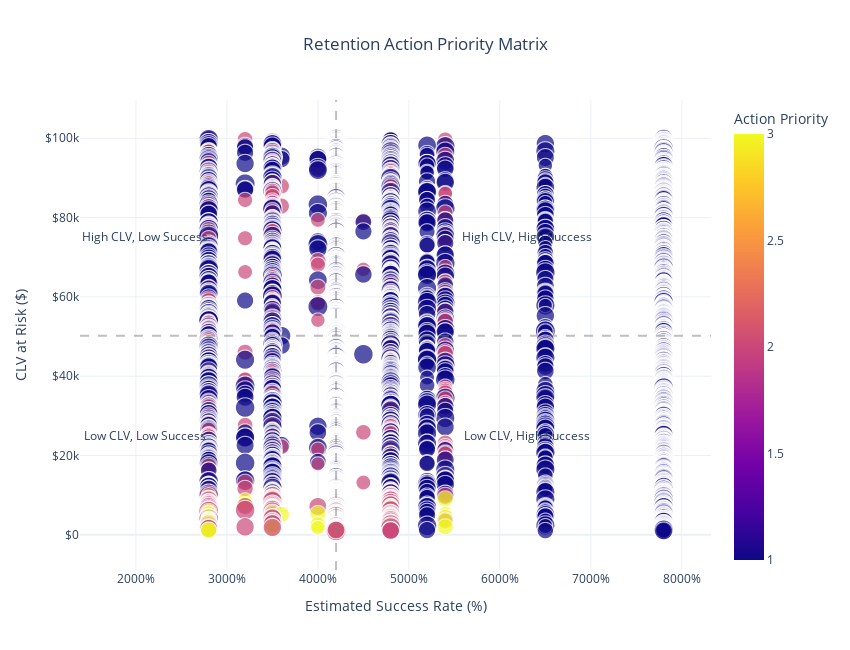

Source (notebook cell):
### Markdown cell above
### Retention Action Priority Matrix

### Code cell
retention_action_priority_matrix_query = " SELECT * FROM gold.analytics_customer_retention_actions ORDER BY expected_roi DESC"
retention_action_priority_matrix_df = fetch_data(retention_action_priority_matrix_query)

median_success = retention_action_priority_matrix_df['estimated_success_rate_pct'].median()
median_clv = retention_action_priority_matrix_df['clv_at_risk'].median()

# Create scatter plot
fig = px.scatter(
    retention_action_priority_matrix_df,
    x='estimated_success_rate_pct',
    y='clv_at_risk',
    size='churn_risk_pct',
    color='action_priority',
    hover_name='recommended_action',
    hover_data={
        'clv_at_risk': ':$,.2f',
        'estimated_success_rate_pct': ':.0f%',
        'churn_risk_pct': ':.1f%',
        'expected_roi': ':$,.2f',
        'recommended_channel': True,
        'recommended_timeline': True
    },
    title='Retention Action Priority Matrix',
    labels={
        'estimated_success_rate_pct': 'Estimated Success Rate (%)',
        'clv_at_risk': 'CLV at Risk ($)',
        'churn_risk_pct': 'Churn Risk (%)',
        'action_priority': 'Action Priority'
    },
    color_discrete_map={1: '#EF553B', 2: '#FFA15A', 3: '#00CC96'},
    category_orders={'action_priority': [1, 2, 3]},
    template='plotly_white'
)

# Add quadrant lines
fig.add_hline(y=median_clv, line_dash="dash", line_color="gray", opacity=0.5)
fig.add_vline(x=median_success, line_dash="dash", line_color="gray", opacity=0.5)

# Add quadrant labels
fig.add_annotation(x=median_success*0.5, y=median_clv*1.5, text="High CLV, Low Success", showarrow=False, font=dict(size=12))
fig.add_annotation(x=median_success*1.5, y=median_clv*1.5, text="High CLV, High Success", showarrow=False, font=dict(size=12))
fig.add_annotation(x=median_success*0.5, y=median_clv*0.5, text="Low CLV, Low Success", showarrow=False, font=dict(size=12))
fig.add_annotation(x=median_success*1.5, y=median_clv*0.5, text="Low CLV, High Success", showarrow=False, font=dict(size=12))

# Improve layout
fig.update_layout(
    height=650,
    width=850,
    legend_title_text='Action Priority',
    title=dict(x=0.5),
    xaxis=dict(tickformat='.0%'),
    yaxis=dict(tickprefix='$', separatethousands=True)
)

fig.show()

### Figure 1 — Plotly figure (JSON) as saved in the notebook; plotly's stock layout.template omitted (floating-point values rounded to 4 significant figures; data arrays with more than 128 entries replaced by an {"elided": "..."} marker saying what was removed)
{"data": [{"customdata": {"elided": "8152x4 mixed values"}, "hovertemplate": "<b>%{hovertext}</b><br><br>Estimated Success Rate (%)=%{x:.0f%}<br>CLV at Risk ($)=%{y:$,.2f}<br>Churn Risk (%)=%{customdata[0]:.1f%}<br>expected_roi=%{customdata[1]:$,.2f}<br>recommended_channel=%{customdata[2]}<br>recommended_timeline=%{customdata[3]}<br>Action Priority=%{marker.color}<extra></extra>", "hovertext": {"elided": "8152 str values"}, "legendgroup": "", "marker": {"color": {"elided": "8152 int values"}, "coloraxis": "coloraxis", "size": {"elided": "8152 float values"}, "sizemode": "area", "sizeref": 0.25, "symbol": "circle"}, "mode": "markers", "name": "", "showlegend": false, "type": "scattergl", "x": {"elided": "8152 float values"}, "xaxis": "x", "y": {"elided": "8152 float values"}, "yaxis": "y"}], "layout": {"annotations": [{"font": {"size": 12}, "showarrow": false, "text": "High CLV, Low Success", "x": 21, "y": 75310.0}, {"font": {"size": 12}, "showarrow": false, "text": "High CLV, High Success", "x": 63, "y": 75310.0}, {"font": {"size": 12}, "showarrow": false, "text": "Low CLV, Low Success", "x": 21, "y": 25100.0}, {"font": {"size": 12}, "showarrow": false, "text": "Low CLV, High Success", "x": 63, "y": 25100.0}], "coloraxis": {"colorbar": {"title": {"text": "Action Priority"}}, "colorscale": [[0, "#0d0887"], [0.1111, "#46039f"], [0.2222, "#7201a8"], [0.3333, "#9c179e"], [0.4444, "#bd3786"], [0.5556, "#d8576b"], [0.6667, "#ed7953"], [0.7778, "#fb9f3a"], [0.8889, "#fdca26"], [1, "#f0f921"]]}, "height": 650, "legend": {"itemsizing": "constant", "title": {"text": "Action Priority"}, "tracegroupgap": 0}, "shapes": [{"line": {"color": "gray", "dash": "dash"}, "opacity": 0.5, "type": "line", "x0": 0, "x1": 1, "xref": "x domain", "y0": 50210.0, "y1": 50210.0, "yref": "y"}, {"line": {"color": "gray", "dash": "dash"}, "opacity": 0.5, "type": "line", "x0": 42, "x1": 42, "xref": "x", "y0": 0, "y1": 1, "yref": "y domain"}], "title": {"text": "Retention Action Priority Matrix", "x": 0.5}, "width": 850, "xaxis": {"anchor": "y", "domain": [0, 1], "tickformat": ".0%", "title": {"text": "Estimated Success Rate (%)"}}, "yaxis": {"anchor": "x", "domain": [0, 1], "separatethousands": true, "tickprefix": "$", "title": {"text": "CLV at Risk ($)"}}}}
